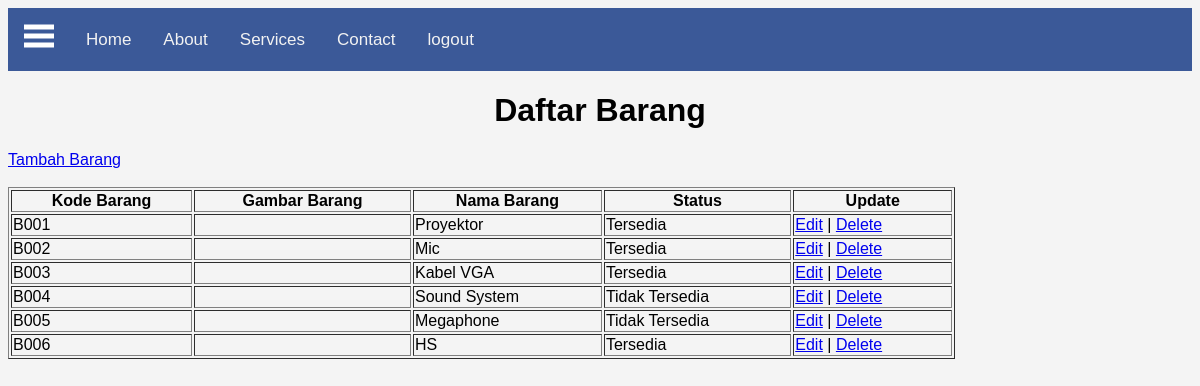
/barang.php (signed in), run on the app's committed database.
### tables this page shows
CREATE TABLE `tb_barang` (
  `kode_barang` varchar(10) NOT NULL,
  `gambar_barang` varchar(1) NOT NULL,
  `nama_barang` varchar(30) NOT NULL,
  `status` varchar(15) NOT NULL
);

### barang.php (the view, shortened to what this page needs)
<!DOCTYPE html>
<html lang="en">
<head>
  <link rel="stylesheet" href="style.css">
</head>
<body>
  <nav class="navbar">
    <span class="open-slide">
      <a href="#" onclick="openSlideMenu()">
        <svg width="30" height="30">
            <path d="M0,5 30,5" stroke="#fff" stroke-width="5"/>
            <path d="M0,14 30,14" stroke="#fff" stroke-width="5"/>
            <path d="M0,23 30,23" stroke="#fff" stroke-width="5"/>
        </svg>
      </a>
    </span>
    <ul class="navbar-nav">
      <li><a href="halaman_admin.php">Home</a></li>
      <li><a href="#">About</a></li>
      <li><a href="#">Services</a></li>
      <li><a href="#">Contact</a></li>
      <li><a href="logout.php" align="left">logout</a></li>
    </ul>
  </nav>
  <legend align="center"><h1>Daftar Barang</h1></legend>
<?php
$result = mysqli_query($koneksi, "SELECT * FROM tb_barang ORDER BY kode_barang ASC");
?>
<a href="add.php">Tambah Barang</a><br/><br/>
    <table width='80%' border=1>
    <tr>
         <th>Kode Barang</th> <th>Gambar Barang</th> <th>Nama Barang</th> <th>Status</th> <th>Update</th>
    </tr>
    <?php
    while($user_data = mysqli_fetch_array($result)) {
        echo "<td>".$user_data['kode_barang']."</td>";
        echo "<td>".$user_data['gambar_barang']."</td>";
        echo "<td>".$user_data['nama_barang']."</td>";
        echo "<td>".$user_data['status']."</td>";
        echo "<td><a href='edit.php?kode_barang=$user_data[kode_barang]'>Edit</a> | <a href='delete.php?kode_barang=$user_data[kode_barang]'>Delete</a></td></tr>";
    }
    ?>
    </table>
</body>
</html>

### style.css (style rules this page uses)
body { font-family:"Arial", Serif; background-color:#f4f4f4; }
.navbar { background-color:#3b5998; overflow:hidden; height:63px; }
.navbar a { float:left; display:block; color:#f2f2f2; text-align:center; padding:14px 16px; text-decoration:none; font-size:17px; }
.navbar ul { margin:8px 0 0 0; list-style:none; }

### data on the page
tb_barang: kode_barang "B001", nama_barang "Proyektor", status "Tersedia"
tb_barang: kode_barang "B002", nama_barang "Mic", status "Tersedia"
tb_barang: kode_barang "B003", nama_barang "Kabel VGA", status "Tersedia"
tb_barang: kode_barang "B004", nama_barang "Sound System", status "Tidak Tersedia"
tb_barang: kode_barang "B005", nama_barang "Megaphone", status "Tidak Tersedia"
tb_barang: kode_barang "B006", nama_barang "HS", status "Tersedia"
